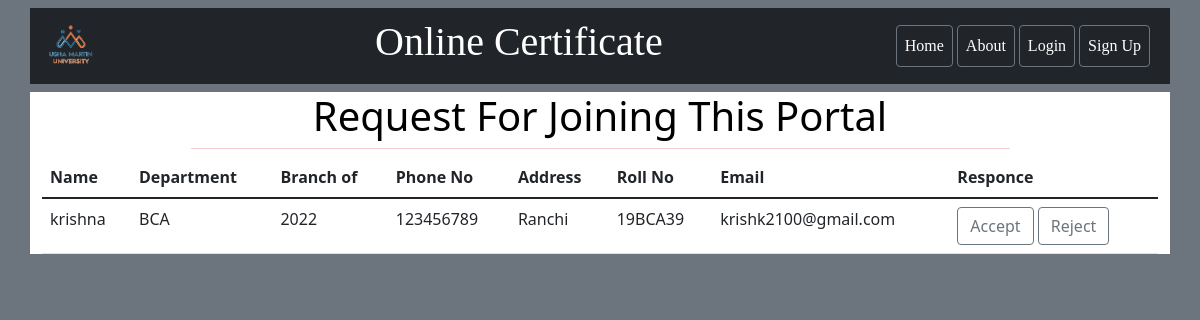
The app's page /details/krishna/ with its own data.
### student/models.py (models this page shows)
class MyForm(models.Model):
    is_auth = models.BooleanField(default=False)
    is_number=models.BooleanField(default=False)
    email=models.EmailField(max_length=100)
    name=models.CharField(max_length=40)
    username=models.CharField(max_length=50)
    std_department=models.CharField(max_length=100)
    branch_of=models.CharField(max_length=10)
    phone_no=models.CharField(max_length=13)
    Address=models.CharField(max_length=150)
    roll=models.CharField(max_length=8)
    profile_photo=models.FileField(default='profile_admin/Upload image.png',upload_to='profile_admin')

### student/views.py (the view)
# urls.py: path('details/<str:uname>/', views.details,name="details"),
def details(request,uname):
    pi=MyForm.objects.get(username=uname)
    return render(request,'student/studentdetails.html',{'details':pi})

### student/templates/student/studentdetails.html (shortened to what this page needs)
{% include 'student/navbar.html' %}
{% load static %}
<!DOCTYPE html>
<html lang="en">
<head>
</head>
<body>
    <div class="container   bg-white">
      <div class="container">
        <h5 class="text-black text-center display-6 ">Request For Joining This Portal</h5>
        <hr class="w-75 m-auto bg-danger mb-2">
    </div>
    <table class="table table-condensed">
        <thead>
          <tr>
            <th>Name</th>
            <th>Department</th>
            <th>Branch of</th>
            <th>Phone No</th>
            <th>Address</th>
            <th>Roll No</th>
            <th>Email</th>
            <th>Responce</th>
          </tr>
        </thead>
        <tbody>
          <tr>
            <td>{{details.name}}</td>
            <td>{{details.std_department}}</td>
            <td>{{details.branch_of}}</td>
            <td>{{details.phone_no}}</td>
            <td>{{details.Address}}</td>
            <td>{{details.roll}}</td>
            <td>{{details.email}}</td>
            <td><a href="{% url 'accept' details.username %}" class="btn btn-outline-secondary">Accept</a>
            <a href="{% url 'rejects' details.username %}" class="btn btn-outline-secondary">Reject</a></td>
          </tr>
        </tbody>
      </table>
    </div>
</body>
</html>

### student/static/student/css/style.css (style rules this page uses)
* { padding: 0px; margin: 0px; box-sizing: border-box; }
body { background-color: #6C757D; }

### records on screen
MyForm: name "krishna", std_department "BCA", branch_of "2022", phone_no "123456789", Address "Ranchi", roll "19BCA39", email "krishk2100@gmail.com"
